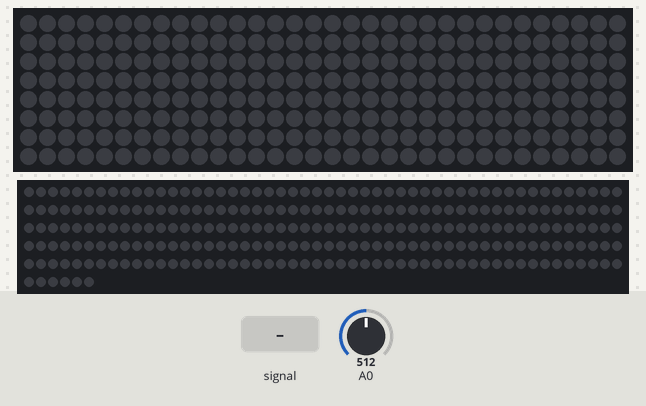
Bench run of a sketch on a simulated Arduino Uno, built with avr-gcc and run on an emulated ATmega328P. Shown: 32×8 RGB LED matrix (first LED top left, wired row by row), 256 RGB LEDs in strip order, left to right, continuing on the next row. The inputs (shaded band) are chosen by the test bench; at power-on: A0 = 512. Dim RGB values are drawn brighter than linear.

Above: at 4.2 s.
4.3 s: A0 fed a 200 Hz sine of ±81 counts around its level
7.3 s: A0 set to 716
At 7.3 s:
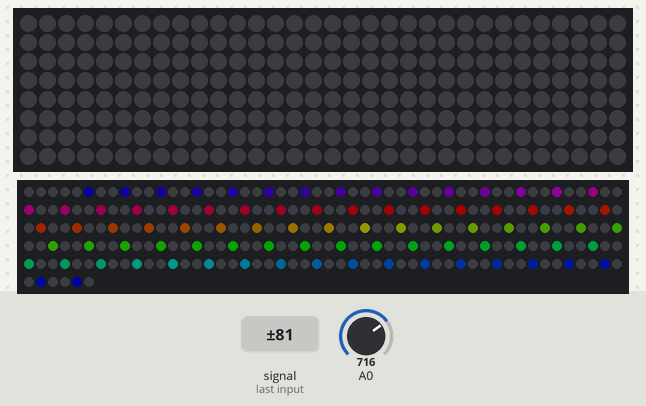
8.8 s: A0 set to 900
At 9.1 s:
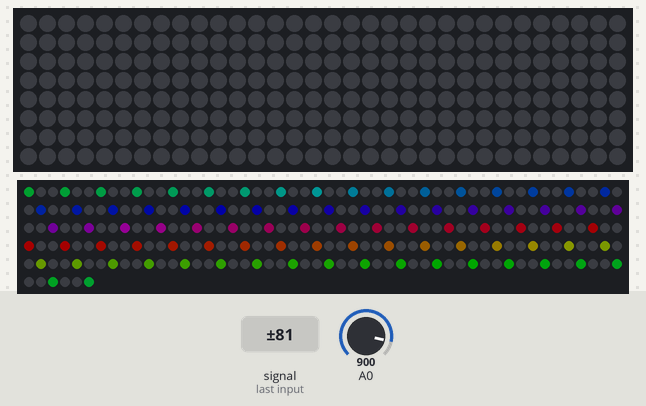
10.3 s: A0 set to 1023
At 11.3 s:
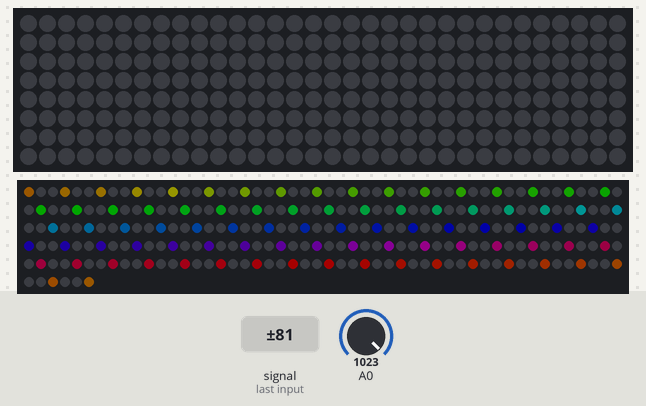
Timing chart, 0 to 12.8 s (numbered marks = the images above; inputs shaded):
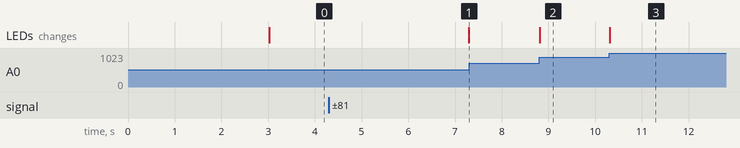

The sketch:

MusicVisualizer-v2.ino
```cpp
#include <Adafruit_NeoPixel.h>
#include <Adafruit_GFX.h>
#include <Adafruit_NeoMatrix.h>
#include <gamma.h>

#define NUM_LEDS 256
#define NUM_COL 32
#define NUM_ROWS 8
#define DATA_PIN 6
#define NUM_COLORS 8

const int sampleWindow = 8; // Sample window width in mS (50 mS = 20Hz)
unsigned int sample;

 Adafruit_NeoMatrix matrix = Adafruit_NeoMatrix(32, 8, DATA_PIN,
  NEO_MATRIX_TOP     + NEO_MATRIX_LEFT +
  NEO_MATRIX_COLUMNS + NEO_MATRIX_ZIGZAG,
  NEO_GRB            + NEO_KHZ800);

Adafruit_NeoPixel pixels = Adafruit_NeoPixel(NUM_LEDS, DATA_PIN, NEO_GRB + NEO_KHZ800);

const uint16_t rainbow_colors[] = {
  matrix.Color(255, 0, 0),
  matrix.Color(255, 63, 0),
  matrix.Color(255, 127, 0),
  matrix.Color(255, 255, 0),
  matrix.Color(0, 255, 0),
  matrix.Color(0, 0, 255),
  matrix.Color(75, 0, 130),
  matrix.Color(238, 130, 238)
};

void setup() {
  delay(3000);
//  Serial.begin(9600); // uncomment to use Arduino Serial Monitor/Plotter
  matrix.begin(); // This initializes the NeoMatrix library.
  matrix.setBrightness(40); // for USB power consumption
  matrix.show(); // Initialize all LEDS to off
  pixels.begin(); // This initializes the NeoPixel library.
  pixels.setBrightness(40); // for USB power consumption
}

void loop() {
//  rainbowVolumeBars();
  moodLights(getMicData() * 700);
}

void rainbowVolumeBars() {
  matrix.fillScreen(0); // clear screen
  for (int i=0; i < NUM_ROWS; i++) {
    matrix.fillRect(0, i, getMicData() * NUM_COL, 1, rainbow_colors[i]);  // Syntax reference: matrix.fillRect(startX, startY, dx, dy, color);
  }
  matrix.show();
}

void moodLights(uint8_t wait) {
  for (int j=0; j < 256; j++) {     // cycle all 256 colors in the wheel
    for (int q=0; q < getMicData()*8; q++) {
      for (int i=0; i < pixels.numPixels(); i=i+3) {
        pixels.setPixelColor(i+q, Wheel( (i+j) % 255));    //turn every third pixel on
      }
      pixels.show();

      delay(wait);

      for (int i=0; i < pixels.numPixels(); i=i+3) {
        pixels.setPixelColor(i+q, 0);        //turn every third pixel off
      }
    }
  }
}

float getMicData() {
  // getMicData() returns a value between 0-1V
  unsigned long startMillis = millis();  // Start of sample window
  unsigned int peakToPeak = 0;   // peak-to-peak level

  unsigned int signalMax = 0;
  unsigned int signalMin = 1024;

  // collect data for 50 mS
  while (millis() - startMillis < sampleWindow)
  {
    sample = analogRead(0);
    if (sample < 1024)  // toss out spurious readings
    {
       if (sample > signalMax)
       {
          signalMax = sample;  // save just the max levels
       }
       else if (sample < signalMin)
       {
          signalMin = sample;  // save just the min levels
       }
    }
  }
  peakToPeak = signalMax - signalMin;  // max - min = peak-peak amplitude
  double volts = (peakToPeak * 5.0) / 1024;  // convert to volts

  return(volts);
}


// Input a value 0 to 255 to get a color value.
// The colours are a transition r - g - b - back to r.
uint32_t Wheel(byte WheelPos) {
  WheelPos = 255 - WheelPos;
  if(WheelPos < 85) {
    return pixels.Color(255 - WheelPos * 3, 0, WheelPos * 3);
  }
  if(WheelPos < 170) {
    WheelPos -= 85;
    return pixels.Color(0, WheelPos * 3, 255 - WheelPos * 3);
  }
  WheelPos -= 170;
  return pixels.Color(WheelPos * 3, 255 - WheelPos * 3, 0);
}
```

Measured:
- after the input at 7.3 s, every drawn part: stays the same
- after the input at 8.8 s, the LEDs: change at once (image 2)
- after the input at 10.3 s, the LEDs: change at once (image 3)
